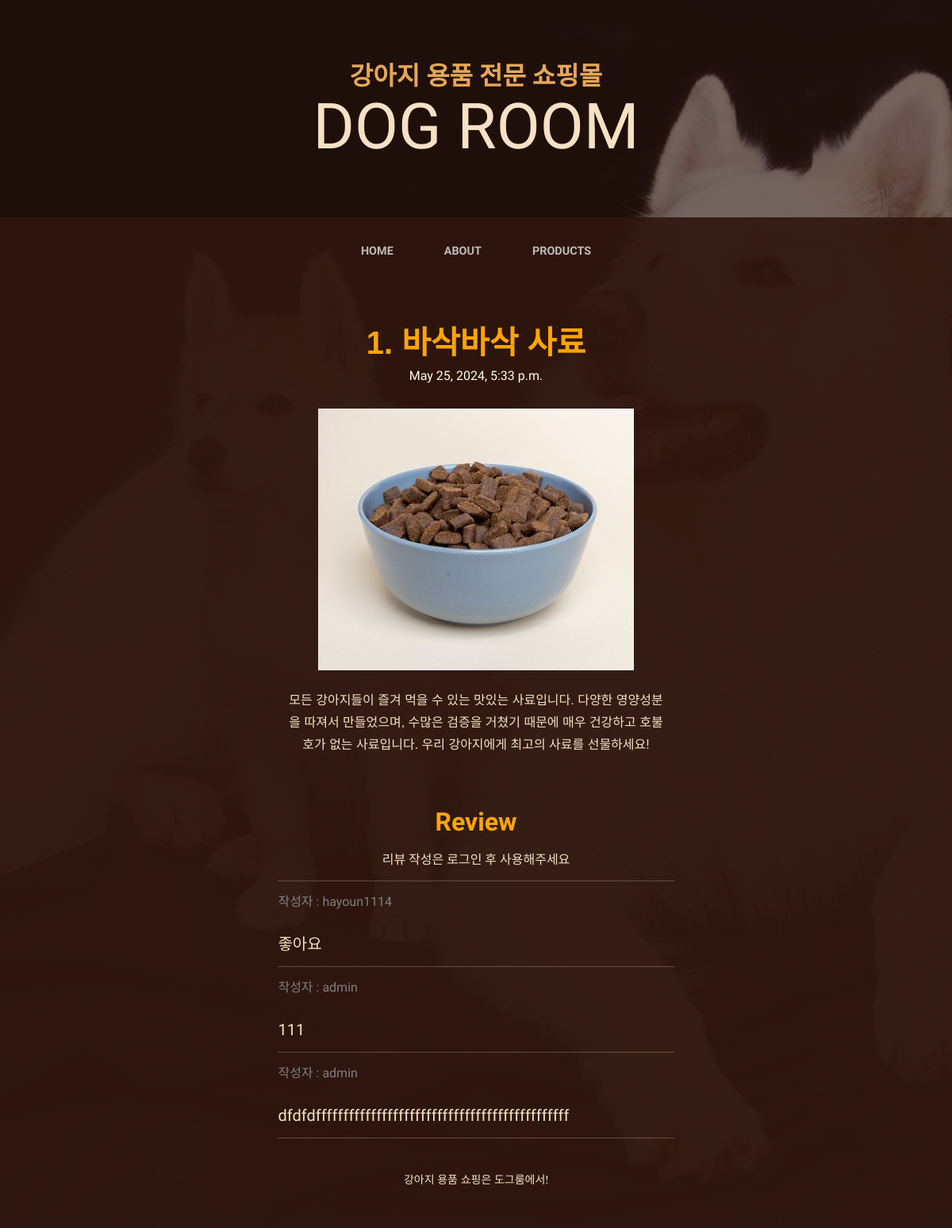
/posts/post_detail/17/, run on the app's committed database.
### dog/models.py (models this page shows, shortened)
class Post(models.Model):
    title = models.CharField(verbose_name="제목", max_length=128)
    body = models.TextField(verbose_name="내용", default="")
    created_at = models.DateTimeField(verbose_name="작성일", auto_now_add=True)
    photo = models.ImageField(verbose_name="이미지", blank=True, null=True, upload_to='blog_photo')
    author = models.ForeignKey(User, on_delete=models.CASCADE, null=True)

class Comment(models.Model):
    comment = models.CharField(max_length=200)
    date = models.DateTimeField(auto_now_add=True)
    article = models.ForeignKey(Post, on_delete=models.CASCADE)
    author = models.ForeignKey(User, on_delete=models.CASCADE, null=True)
    def __str__(self):
        return self.comment

### posts/views.py (the view)
# urls.py: path("post_detail/<int:post_id>/", views.post_detail, name="post_detail"),
def post_detail(request, post_id):
    post = get_object_or_404(Post, pk=post_id)
    comment_form = CommentForm()
    context={
        'post':post,
        'comment_form' : comment_form
    }
    return render(request, 'post_detail.html', context)

### posts/templates/post_detail.html (shortened to what this page needs)
{% load static %}
<!DOCTYPE html>
<html lang="en">
    <head>
        <link href="{% static 'css/styles.css' %}" rel="stylesheet" />
    </head>
    <body>
        <header>
            <h1 class="site-heading text-center text-faded d-none d-lg-block">
                <span class="site-heading-upper text-primary mb-3">강아지 용품 전문 쇼핑몰</span>
                <span class="site-heading-lower"><b>Dog Room</b></span>
            </h1>
        </header>
        <nav class="navbar navbar-expand-lg navbar-dark py-lg-4" id="mainNav">
            <div class="container">
                <div class="collapse navbar-collapse" id="navbarSupportedContent">
                    <ul class="navbar-nav mx-auto">
                        <li class="nav-item px-lg-4"><a class="nav-link text-uppercase" href="{%url 'home' %}">Home</a></li>
                        <li class="nav-item px-lg-4"><a class="nav-link text-uppercase" href="{%url 'about' %}">About</a></li>
                        <li class="nav-item px-lg-4"><a class="nav-link text-uppercase" href="{% url 'post_list' %}">Products</a></li>
                    </ul>
                </div>
            </div>
        </nav>
        <footer class="footer text-faded text-center py-5">
        <article class="mb-4" style="width: 80%; margin: 0 auto;">
            <div class="container px-4 px-lg-5">
                <div class="row gx-4 gx-lg-5 justify-content-center">
                    <div class="col-md-10 col-lg-8 col-xl-7" style="text-align: center;">
                        <h1 class="section-heading" style="color: orange; font-family:Arial, Helvetica, sans-serif"><b>{{post.title}}</b></h1>
                        <h6 style="color: lightyellow">{{post.created_at}}</h6><br>
                        {% if post.photo %}
                            <img src="{{ post.photo.url }}" alt="" height="330">
                        {% endif %}
                        <br><br>
                        <p style=" font-family:Arial, Helvetica, sans-serif">{{post.body}}</p><br><br>
                    </div>
                    <br><h2 style="color: orange; width: 60%; margin: 0 auto;"><b>Review</b></h2>
                    {%if user.is_authenticated %}
                    <br><br>
                    <form method="POST" action="{% url 'create_comment' post.id %}" >
                        {% csrf_token %}
                        {{comment_form}}
                        <br><input type="submit">
                    </form>
                    {%else %}
                    <h6 style="width: 60%; margin: 0 auto;"><br>리뷰 작성은 로그인 후 사용해주세요</h6>
                    {% endif %}
                    <div style="width: 60%; margin: 0 auto;">
                        <hr>
                        {% for comment in post.comment_set.all %}
                        <h6 style="color: grey; text-align: left;">작성자 : {{comment.author}}</h6><br>
                        <h5 style="text-align: left;">{{ comment }}</h5>
                        <hr>
                        {% endfor %}
                    </div>
                </div>
            </div>
        </article>
            <div class="container"><p class="m-0 small">강아지 용품 쇼핑은 도그룸에서!</p></div>
        </footer>
    </body>
</html>

### data on the page
Post: title "1. 바삭바삭 사료", created_at "May 25, 2024, 5:33 p.m.", photo (picture), body "모든 강아지들이 즐겨 먹을 수 있는 맛있는 사료입니다. 다양한 영양성분을 따져서 만들었으며, 수많은 검증을 거쳤기 때문에 매우 건강하고 호불호가 없는 사료입니다. 우리 강아지에게 최고의 사료를 선물하세요!"
Comment: author "hayoun1114", comment "좋아요"
Comment: author "admin", comment "111"
Comment: author "admin", comment "dfdfdffffffffffffffffffffffffffffffffffffffffffffff"
